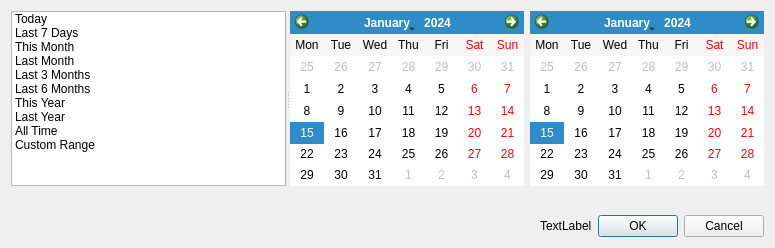
<?xml version="1.0" encoding="UTF-8"?>
<ui version="4.0">
 <class>DateRangeWidget</class>
 <widget class="QWidget" name="DateRangeWidget">
  <property name="geometry">
   <rect>
    <x>0</x>
    <y>0</y>
    <width>775</width>
    <height>248</height>
   </rect>
  </property>
  <property name="windowTitle">
   <string>Form</string>
  </property>
  <layout class="QVBoxLayout" name="verticalLayout">
   <item>
    <widget class="QSplitter" name="splitter">
     <property name="orientation">
      <enum>Qt::Horizontal</enum>
     </property>
     <widget class="QListWidget" name="presetListWidget">
      <item>
       <property name="text">
        <string>Today</string>
       </property>
      </item>
      <item>
       <property name="text">
        <string>Last 7 Days</string>
       </property>
      </item>
      <item>
       <property name="text">
        <string>This Month</string>
       </property>
      </item>
      <item>
       <property name="text">
        <string>Last Month</string>
       </property>
      </item>
      <item>
       <property name="text">
        <string>Last 3 Months</string>
       </property>
      </item>
      <item>
       <property name="text">
        <string>Last 6 Months</string>
       </property>
      </item>
      <item>
       <property name="text">
        <string>This Year</string>
       </property>
      </item>
      <item>
       <property name="text">
        <string>Last Year</string>
       </property>
      </item>
      <item>
       <property name="text">
        <string>All Time</string>
       </property>
      </item>
      <item>
       <property name="text">
        <string>Custom Range</string>
       </property>
      </item>
     </widget>
     <widget class="QWidget" name="layoutWidget">
      <layout class="QHBoxLayout" name="horizontalLayout_2">
       <item>
        <widget class="QCalendarWidget" name="fromCalendarWidget">
         <property name="styleSheet">
          <string notr="true">QCalendarWidget QAbstractItemView::item:selected {
    background-color: palette(Highlight);
    color: palette(HighlightedText);
}</string>
         </property>
         <property name="verticalHeaderFormat">
          <enum>QCalendarWidget::NoVerticalHeader</enum>
         </property>
        </widget>
       </item>
       <item>
        <widget class="QCalendarWidget" name="toCalendarWidget">
         <property name="styleSheet">
          <string notr="true">QCalendarWidget QAbstractItemView::item:selected {
    background-color: palette(Highlight);
    color: palette(HighlightedText);
}</string>
         </property>
         <property name="verticalHeaderFormat">
          <enum>QCalendarWidget::NoVerticalHeader</enum>
         </property>
        </widget>
       </item>
      </layout>
     </widget>
    </widget>
   </item>
   <item>
    <spacer name="verticalSpacer">
     <property name="orientation">
      <enum>Qt::Vertical</enum>
     </property>
     <property name="sizeHint" stdset="0">
      <size>
       <width>20</width>
       <height>40</height>
      </size>
     </property>
    </spacer>
   </item>
   <item>
    <layout class="QHBoxLayout" name="horizontalLayout">
     <item>
      <spacer name="horizontalSpacer">
       <property name="orientation">
        <enum>Qt::Horizontal</enum>
       </property>
       <property name="sizeHint" stdset="0">
        <size>
         <width>40</width>
         <height>20</height>
        </size>
       </property>
      </spacer>
     </item>
     <item>
      <widget class="QLabel" name="dateRangeLabel">
       <property name="text">
        <string>TextLabel</string>
       </property>
      </widget>
     </item>
     <item>
      <widget class="QDialogButtonBox" name="buttonBox">
       <property name="sizePolicy">
        <sizepolicy hsizetype="Fixed" vsizetype="Fixed">
         <horstretch>0</horstretch>
         <verstretch>0</verstretch>
        </sizepolicy>
       </property>
       <property name="standardButtons">
        <set>QDialogButtonBox::Cancel|QDialogButtonBox::Ok</set>
       </property>
      </widget>
     </item>
    </layout>
   </item>
  </layout>
 </widget>
 <resources/>
 <connections/>
</ui>
